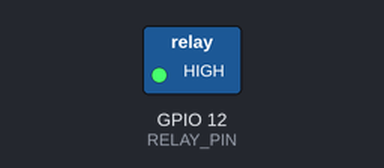
Bench run of a sketch on a simulated ESP32. On the bench: switched loads named in the sketch (green lamp = pin HIGH). The local clock reads 2024-03-15 10:24:30 at power-on unless the sketch sets it; what the sketch prints to the serial monitor is not drawn.

Above: at 0.1 s.
Timing chart, 0 to 1.6 s (numbered marks = the images above):
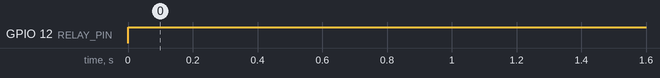

The sketch:

smart_relay_timer.ino
```cpp
// WHY: A real outlet timer uses the RTC, not millis() (which resets on power
// loss). We compare rtc.now() to ON/OFF wall-clock times and drive a relay —
// so the lamp turns on at 07:00 and off at 22:00 every day, forever, offline.

#include <Wire.h>
#include <RTClib.h>

#define SDA_PIN 21
#define SCL_PIN 22
#define RELAY_PIN 12

RTC_DS3231 rtc;

const int ON_HOUR = 7,  ON_MIN = 0;
const int OFF_HOUR = 22, OFF_MIN = 0;

void setup() {
  Serial.begin(115200);
  Wire.begin(SDA_PIN, SCL_PIN);
  rtc.begin();
  if (rtc.lostPower()) rtc.adjust(DateTime(F(__DATE__), F(__TIME__)));
  pinMode(RELAY_PIN, OUTPUT);
}

void loop() {
  DateTime now = rtc.now();
  int mins = now.hour() * 60 + now.minute();
  int onMins = ON_HOUR * 60 + ON_MIN;
  int offMins = OFF_HOUR * 60 + OFF_MIN;

  bool on = (onMins <= offMins)
    ? (mins >= onMins && mins < offMins)
    : (mins >= onMins || mins < offMins);   // handle wrap past midnight

  digitalWrite(RELAY_PIN, on ? HIGH : LOW);
  Serial.printf("%02d:%02d relay %s\n", now.hour(), now.minute(), on ? "ON" : "OFF");
  delay(1000);
}
```

Measured:
- by itself, GPIO 12 (RELAY_PIN): LOW → HIGH at 0.00 s
